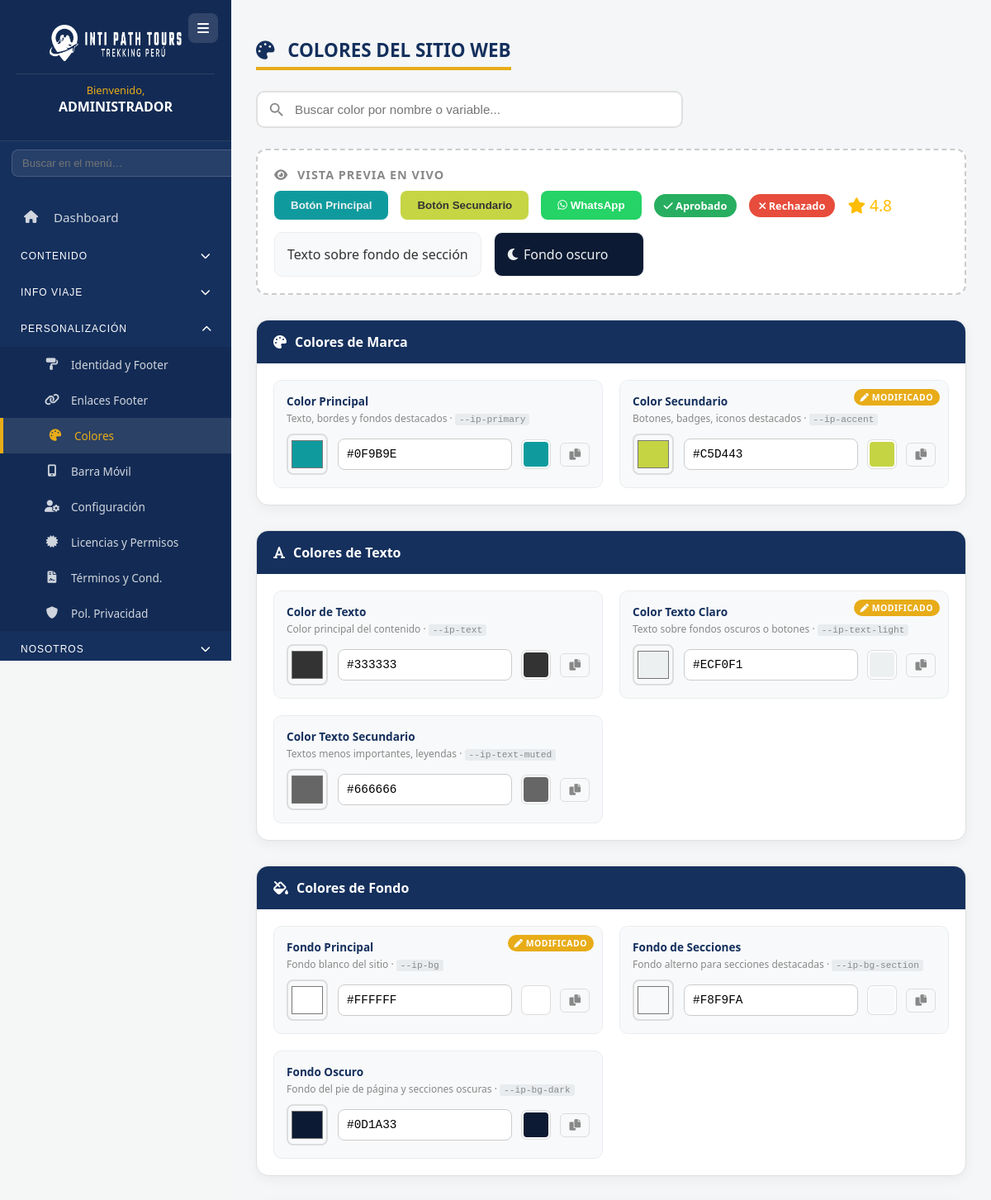
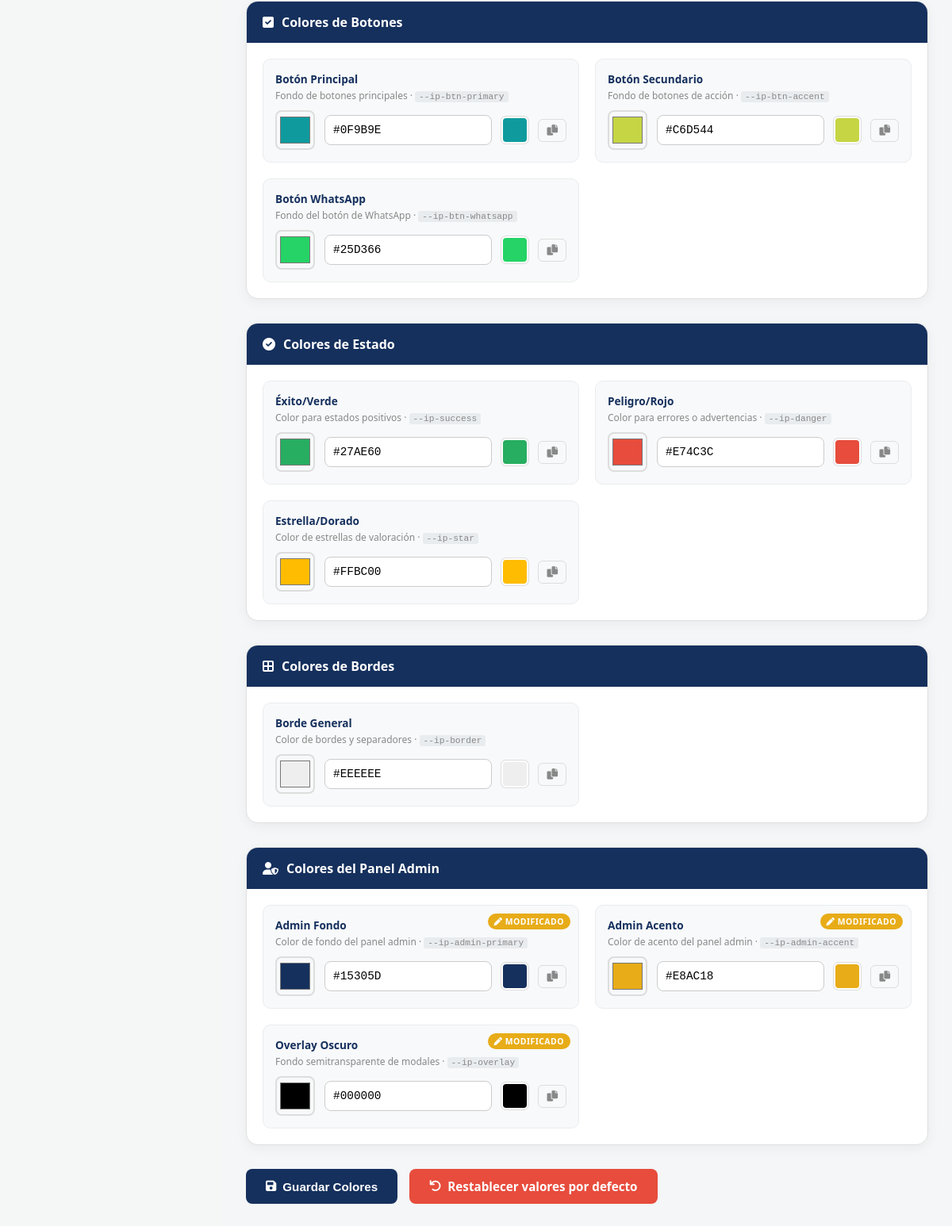
The page /admin/colores.php (signed in) on the database its author committed (2 pictures, top to bottom).
### tables this page shows
CREATE TABLE `colores` (
  `id` int NOT NULL AUTO_INCREMENT,
  `variable` varchar(50) NOT NULL,
  `nombre` varchar(100) NOT NULL,
  `valor_defecto` varchar(20) NOT NULL,
  `valor_actual` varchar(20) NOT NULL,
  `grupo` varchar(30) NOT NULL,
  `descripcion` text,
  `orden` int DEFAULT '0',
  PRIMARY KEY (`id`),
  UNIQUE KEY `variable` (`variable`)
);

### admin/colores.php (the view, shortened to what this page needs)
<?php
$db = (new Database())->getConnection();
$grupos = [];
$agrupados = [];
try {
    $grupos = $db->query("SELECT * FROM colores ORDER BY orden ASC")->fetchAll(PDO::FETCH_ASSOC);
} catch (Exception $e) {
    $grupos = [];
}
foreach ($grupos as $c) {
    $agrupados[$c['grupo']][] = $c;
}
$iconos_grupo = [
    'marca' => 'fa-palette',
    'textos' => 'fa-font',
    'fondos' => 'fa-fill-drip',
    'botones' => 'fa-square-check',
    'estados' => 'fa-circle-check',
    'bordes' => 'fa-border-all',
    'admin' => 'fa-user-shield',
];
$nombres_grupo = [
    'marca' => 'Colores de Marca',
    'textos' => 'Colores de Texto',
    'fondos' => 'Colores de Fondo',
    'botones' => 'Colores de Botones',
    'estados' => 'Colores de Estado',
    'bordes' => 'Colores de Bordes',
    'admin' => 'Colores del Panel Admin',
];
$preview = [];
foreach ($grupos as $c) {
    $preview[$c['variable']] = $c['valor_actual'];
}
?>
<!DOCTYPE html>
<html lang="es">
<head>
    <link rel="stylesheet" href="../assets/css/admin.css">
    <link rel="stylesheet" href="https://cdnjs.cloudflare.com/ajax/libs/font-awesome/6.0.0/css/all.min.css">
</head>
<body>
<div class="admin-wrapper">
    <?php include '../includes/sidebar.php'; ?>
    <main class="main-content" style="padding: 30px;">
        <h1 class="admin-title"><i class="fas fa-palette"></i> Colores del Sitio Web</h1>
        <div class="search-bar">
            <input type="text" id="buscarColor" placeholder="Buscar color por nombre o variable..." autocomplete="off">
        </div>
        <div class="preview-box">
            <h3><i class="fas fa-eye"></i> Vista previa en vivo</h3>
            <div class="preview-ejemplo" id="livePreview">
                <button class="btn-preview" style="background:<?= $preview['--ip-btn-primary'] ?? '#0f9b9e' ?>; color:<?= $preview['--ip-text-light'] ?? '#fff' ?>">Botón Principal</button>
                <button class="btn-preview" style="background:<?= $preview['--ip-btn-accent'] ?? '#c6d544' ?>; color:#333">Botón Secundario</button>
                <button class="btn-preview" style="background:<?= $preview['--ip-btn-whatsapp'] ?? '#25d366' ?>; color:#fff"><i class="fab fa-whatsapp"></i> WhatsApp</button>
                <span class="badge-preview" style="background:<?= $preview['--ip-success'] ?? '#27ae60' ?>; color:#fff"><i class="fas fa-check"></i> Aprobado</span>
                <span class="badge-preview" style="background:<?= $preview['--ip-danger'] ?? '#e74c3c' ?>; color:#fff"><i class="fas fa-times"></i> Rechazado</span>
                <span style="color:<?= $preview['--ip-star'] ?? '#ffbc00' ?>; font-size:1.2rem"><i class="fas fa-star"></i> 4.8</span>
                <div class="card-preview" style="background:<?= $preview['--ip-bg-section'] ?? '#f8f9fa' ?>; border-color:<?= $preview['--ip-border'] ?? '#eee' ?>; color:<?= $preview['--ip-text'] ?? '#333' ?>">Texto sobre fondo de sección</div>
                <div class="card-preview" style="background:<?= $preview['--ip-bg-dark'] ?? '#0d1a33' ?>; color:<?= $preview['--ip-text-light'] ?? '#ECF0F1' ?>"><i class="fas fa-moon"></i> Fondo oscuro</div>
            </div>
        </div>
        <form method="POST" id="formColores">
            <?php foreach ($agrupados as $grupo => $items): ?>
            <div class="grupo-card" data-grupo="<?= $grupo ?>">
                <div class="grupo-header">
                    <i class="fas <?= $iconos_grupo[$grupo] ?? 'fa-palette' ?>"></i>
                    <?= $nombres_grupo[$grupo] ?? ucfirst($grupo) ?>
                </div>
                <div class="grupo-body">
                    <?php foreach ($items as $c):
                        $customized = $c['valor_actual'] !== $c['valor_defecto'];
                    ?>
                    <div class="color-item<?= $customized ? ' customized' : '' ?>" data-variable="<?= $c['variable'] ?>" data-nombre="<?= htmlspecialchars(strtolower($c['nombre'])) ?>">
                        <span class="custom-badge"><i class="fas fa-pen"></i> Modificado</span>
                        <label><?= htmlspecialchars($c['nombre']) ?></label>
                        <small><?= htmlspecialchars($c['descripcion']) ?> · <code style="background:#e9ecef;padding:1px 5px;border-radius:3px;font-size:0.7rem"><?= htmlspecialchars($c['variable']) ?></code></small>
                        <div class="color-row">
                            <input type="color" name="color[<?= $c['variable'] ?>]" value="<?= htmlspecialchars($c['valor_actual']) ?>" class="color-picker">
                            <input type="text" class="color-hex" value="<?= htmlspecialchars($c['valor_actual']) ?>">
                            <div class="color-preview" style="background:<?= htmlspecialchars($c['valor_actual']) ?>"></div>
                            <button type="button" class="btn-copy" title="Copiar hex"><i class="fas fa-copy"></i></button>
                        </div>
                    </div>
                    <?php endforeach; ?>
                </div>
            </div>
            <?php endforeach; ?>
            <div class="acciones-top">
                <button type="submit" name="guardar_colores" class="btn-admin" onclick="return confirm('¿Guardar todos los colores?')">
                    <i class="fas fa-save"></i> Guardar Colores
                </button>
                <a href="?reset=1" class="btn-reset" onclick="return confirm('¿Restablecer TODOS los colores a sus valores por defecto? Esta acción no se puede deshacer.')">
                    <i class="fas fa-undo"></i> Restablecer valores por defecto
                </a>
            </div>
        </form>
    </main>
</div>
</body>
</html>

### assets/css/admin.css (style rules this page uses)
:root { --color-primario-azul: #15305D; --color-secundario-amarillo: #E8AC18; --color-texto-oscuro: #2C3E50; --color-texto-claro: #ECF0F1; --sidebar-width: 280px; }
body { background-color: #f4f6f7; font-family: 'Montserrat', sans-serif; margin: 0; color: var(--color-texto-oscuro); }
.admin-wrapper, .admin-container { display: flex; min-height: 100vh; }
.main-content { flex: 1; padding: 30px 40px; overflow-y: auto; background-color: #f4f6f7; }

### admin/colores.php (style rules this page uses)
:root { --admin-blue: #15305D; --admin-accent: #E8AC18; --bg-light: #f4f7f6; }
body { background: var(--bg-light); font-family: 'Segoe UI', sans-serif; }
.admin-title { color: var(--admin-blue); font-weight: 800; border-bottom: 4px solid var(--admin-accent); display: inline-block; padding-bottom: 5px; margin-bottom: 25px; text-transform: uppercase; font-size: 1.4rem; }
.admin-title i { margin-right: 10px; }
.search-bar { margin-bottom: 25px; }
.search-bar input { width: 100%; max-width: 450px; padding: 12px 18px 12px 45px; border: 2px solid #e0e0e0; border-radius: 10px; font-size: 0.95rem; background-size: 22px; outline: none; transition: 0.3s; }
.grupo-card { background: #fff; border-radius: 15px; box-shadow: 0 4px 15px rgba(0,0,0,0.05); margin-bottom: 30px; border: 1px solid #e0e0e0; overflow: hidden; }
.grupo-header { background: var(--admin-blue); color: #fff; padding: 15px 20px; font-weight: 700; font-size: 1rem; display: flex; align-items: center; gap: 10px; }
.grupo-body { padding: 20px; display: grid; grid-template-columns: repeat(auto-fill, minmax(300px, 1fr)); gap: 20px; }
.color-item { background: #f8f9fa; border: 1px solid #e9ecef; border-radius: 10px; padding: 15px; transition: 0.3s; position: relative; }
.color-item label { display: block; font-weight: 700; color: var(--admin-blue); font-size: 0.85rem; margin-bottom: 3px; }
.color-item small { display: block; color: #888; font-size: 0.75rem; margin-bottom: 10px; }
.color-row { display: flex; align-items: center; gap: 12px; }
.color-row input[type="color"] { width: 50px; height: 50px; border: 2px solid #ddd; border-radius: 8px; cursor: pointer; padding: 2px; background: none; }
.color-row input[type="text"] { flex: 1; padding: 10px; border: 1px solid #ccc; border-radius: 8px; font-family: monospace; font-size: 0.9rem; text-transform: uppercase; transition: 0.3s; }
.color-preview { width: 30px; height: 30px; border-radius: 6px; border: 2px solid #fff; box-shadow: 0 0 0 1px #ddd; flex-shrink: 0; }
.color-item .btn-copy { background: none; border: 1px solid #ddd; border-radius: 6px; padding: 6px 10px; cursor: pointer; color: #888; font-size: 0.85rem; transition: 0.2s; }
.custom-badge { display: none; position: absolute; top: 10px; right: 10px; background: var(--admin-accent); color: #fff; font-size: 0.65rem; font-weight: 700; padding: 3px 8px; border-radius: 20px; text-transform: uppercase; letter-spacing: 0.5px; }
.color-item.customized .custom-badge { display: block; }
.preview-box { background: #fff; border: 2px dashed #ccc; border-radius: 12px; padding: 20px; margin-bottom: 30px; transition: 0.3s; }
.preview-box h3 { margin: 0 0 10px 0; font-size: 0.9rem; color: #888; text-transform: uppercase; letter-spacing: 1px; }
.preview-box h3 i { margin-right: 6px; }
.preview-ejemplo { display: flex; gap: 15px; flex-wrap: wrap; align-items: center; }
.preview-ejemplo .btn-preview { padding: 10px 20px; border-radius: 8px; border: none; font-weight: 700; cursor: default; }
.preview-ejemplo .card-preview { padding: 15px; border-radius: 10px; border: 1px solid; min-width: 150px; }
.preview-ejemplo .badge-preview { padding: 5px 12px; border-radius: 20px; font-size: 0.8rem; font-weight: 700; }
.acciones-top { display: flex; gap: 15px; margin-bottom: 25px; flex-wrap: wrap; }
.btn-admin { background: var(--admin-blue); color: #fff; padding: 12px 25px; border: none; border-radius: 8px; cursor: pointer; font-weight: 700; font-size: 0.95rem; transition: 0.3s; display: inline-flex; align-items: center; gap: 8px; }
.btn-reset { background: #e74c3c; color: #fff; padding: 12px 25px; border: none; border-radius: 8px; cursor: pointer; font-weight: 700; font-size: 0.95rem; transition: 0.3s; display: inline-flex; align-items: center; gap: 8px; text-decoration: none; }

### rows shown on the page
colores: nombre "Color Principal", descripcion "Texto, bordes y fondos destacados", variable "--ip-primary", valor_actual "#0f9b9e"
colores: nombre "Color Secundario", descripcion "Botones, badges, iconos destacados", variable "--ip-accent", valor_actual "#c5d443"
colores: nombre "Color de Texto", descripcion "Color principal del contenido", variable "--ip-text", valor_actual "#333333"
colores: nombre "Color Texto Claro", descripcion "Texto sobre fondos oscuros o botones", variable "--ip-text-light", valor_actual "#ecf0f1"
colores: nombre "Color Texto Secundario", descripcion "Textos menos importantes, leyendas", variable "--ip-text-muted", valor_actual "#666666"
colores: nombre "Fondo Principal", descripcion "Fondo blanco del sitio", variable "--ip-bg", valor_actual "#ffffff"
colores: nombre "Fondo de Secciones", descripcion "Fondo alterno para secciones destacadas", variable "--ip-bg-section", valor_actual "#f8f9fa"
colores: nombre "Fondo Oscuro", descripcion "Fondo del pie de página y secciones oscuras", variable "--ip-bg-dark", valor_actual "#0d1a33"
colores: nombre "Botón Principal", descripcion "Fondo de botones principales", variable "--ip-btn-primary", valor_actual "#0f9b9e"
colores: nombre "Botón Secundario", descripcion "Fondo de botones de acción", variable "--ip-btn-accent", valor_actual "#c6d544"
colores: nombre "Botón WhatsApp", descripcion "Fondo del botón de WhatsApp", variable "--ip-btn-whatsapp", valor_actual "#25d366"
colores: nombre "Éxito/Verde", descripcion "Color para estados positivos", variable "--ip-success", valor_actual "#27ae60"
colores: nombre "Peligro/Rojo", descripcion "Color para errores o advertencias", variable "--ip-danger", valor_actual "#e74c3c"
colores: nombre "Estrella/Dorado", descripcion "Color de estrellas de valoración", variable "--ip-star", valor_actual "#ffbc00"
colores: nombre "Borde General", descripcion "Color de bordes y separadores", variable "--ip-border", valor_actual "#eeeeee"
colores: nombre "Admin Fondo", descripcion "Color de fondo del panel admin", variable "--ip-admin-primary", valor_actual "#15305d"
colores: nombre "Admin Acento", descripcion "Color de acento del panel admin", variable "--ip-admin-accent", valor_actual "#e8ac18"
colores: nombre "Overlay Oscuro", descripcion "Fondo semitransparente de modales", variable "--ip-overlay", valor_actual "#000000"

### other values the page prints
$usuario_nombre "ADMINISTRADOR"
$nombres_grupo[$grupo] "Colores de Marca"
$nombres_grupo[$grupo] "Colores de Texto"
$nombres_grupo[$grupo] "Colores de Fondo"
$nombres_grupo[$grupo] "Colores de Botones"
$nombres_grupo[$grupo] "Colores de Estado"
$nombres_grupo[$grupo] "Colores de Bordes"
$nombres_grupo[$grupo] "Colores del Panel Admin"
